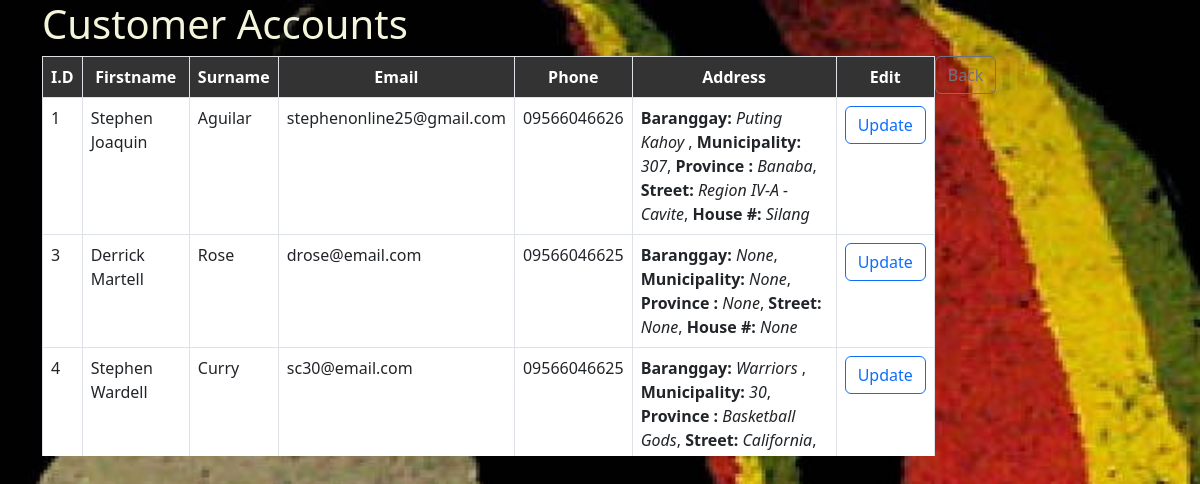
Screenshot of /admin/manageData (signed in) with the database file from the repository.
### tables this page shows
CREATE TABLE users(id INTEGER PRIMARY KEY AUTOINCREMENT,
name TEXT NOT NULL,
surname TEXT NOT NULL,
email TEXT NOT NULL,
phone TEXT NOT NULL,
password TEXT NOT NULL,
photo BLOB, address TEXT);

### routes/admin.py (the view)
@admin_bp.route('/admin/manageData', methods=['POST', 'GET'])
def manageData():
    if 'email' in session:
        users = pnt.UserData()
        return render_template('manage-data.html', accounts=users.accounts)
    return redirect(url_for('admin.adminPage'))

### thisclass/Myclass.py (called while the page is built)
    def set_id(self, id):
        self._id = id

    @property
    def get_id(self):
        return self._id

    @property
    def get_firstname(self):
        return self._firstname

    @property
    def get_surname(self):
        return self._surname

    @property
    def get_email(self):
        return self._email

    @property
    def get_phone(self):
        return self._phone

    def create_object(self, i):
        try:
            id, firstname, surname, email, phone, password, photo, address = i
            user = User(firstname, surname, email, phone, password)
            if len(str(address)) == 0 or address is None:
                user.set_id(id)
                user.set_photo(photo)
                return user
            address_obj = json.loads(address)
            brgy, houseNo, street, municipality, province = address_obj['brgy'], address_obj['houseNo'], address_obj['street'], address_obj['municipality'] ,address_obj['province']
            user.set_address(brgy, houseNo, street, municipality, province)
            user.set_id(id)
            user.set_photo(photo)
            return user
        except:
            print('there were errors in UserData.create_object() method')

    def fetch_from_db(self):
        try:
            connection = sqlite3.connect(self.db)
            cursor = connection.cursor()
            rows = cursor.execute('SELECT * FROM users')
            for i in rows:
                obj = self.create_object(i)
                self.accounts.append(obj)
            connection.close()
        except:
            print('there were errors in UserData.fetch_from_db() method')

    def set_address(self, brgy, street, houseNo, municipality, province):
        self._address = {'brgy': str(brgy),
                        'houseNo': str(street),
                        'street': str(houseNo),
                        'municipality': str(municipality),
                        'province': str(province)
                        }

    def set_photo(self, photo):
        self._photo = photo

    @property
    def get_per_address(self):
        if any(value is None for value in self._address.values()):
            return None, None, None, None, None
        return self._address['brgy'], self._address['houseNo'], self._address['street'], self._address['municipality'], self._address['province']

### templates/manage-data.html
{% extends "layout.html" %}
{% block styles %}
    <link rel="stylesheet" href="{{ url_for('static', filename='css/manage-data.css') }}">
{% endblock %}
{% block body %}
<div class="container">
    <h1 class="page-title">Customer Accounts</h1>
    <div class="table-container">
        <table class="table table-bordered custom-table">
            <thead>
                <tr>
                    <th>I.D</th>
                    <th>Firstname</th>
                    <th>Surname</th>
                    <th>Email</th>
                    <th>Phone</th>
                    <th>Address</th>
                    <th>Edit</th>
                </tr>
            </thead>
            <tbody>
                {% for user in accounts %}
                <tr>
                    <td>{{ user.get_id }}</td>
                    <td>{{ user.get_firstname }}</td>
                    <td>{{ user.get_surname }}</td>
                    <td>{{ user.get_email }}</td>
                    <td>{{ user.get_phone }}</td>
                    {% set brgy, houseNo, street, municipality, province = user.get_per_address %}
                    <td><b>Baranggay:</b> <i>{{ brgy }}</i>,
                        <b>Municipality:</b> <i>{{ municipality }}</i>,
                        <b>Province :</b> <i>{{ province }}</i>,
                        <b>Street:</b> <i>{{ street }}</i>,
                        <b>House #:</b> <i>{{ houseNo }}</i>
                         </td>
                    <td>
                        <a href="{{ url_for('admin.updateUserEmail', user_email=user.get_email) }}">
                            <button class="btn btn-outline-primary">Update</button>
                        </a>
                    </td>
                </tr>
                {% endfor %}
            </tbody>
        </table>
    </div>
    <a href="{{ url_for('admin.dashboard') }}"><button class="btn btn-outline-secondary">Back</button></a>
</div>
{% endblock %}

### static/css/layout.css (style rules this page uses)
body { background-image: url('../img/reggae.jpg'); background-position: center; background-repeat: no-repeat; background-size: cover; height: 100%; }
h1 { color: beige; }

### static/css/manage-data.css (style rules this page uses)
.table-container { max-height: 400px; overflow-y: scroll; width: 80%; float: left; }
.custom-table th { background-color: #333; color: #fff; text-align: center; }

### rows the page displays
users: get_id "1", get_firstname "Stephen Joaquin", get_surname "Aguilar", get_email "stephenonline25@gmail.com", get_phone "09566046626", brgy "Puting Kahoy", municipality "307", province "Banaba", street "Region IV-A - Cavite", houseNo "Silang"
users: get_id "3", get_firstname "Derrick Martell", get_surname "Rose", get_email "drose@email.com", get_phone "09566046625", brgy "None", municipality "None", province "None", street "None", houseNo "None"
users: get_id "4", get_firstname "Stephen Wardell", get_surname "Curry", get_email "sc30@email.com", get_phone "09566046625", brgy "Warriors", municipality "30", province "Basketball Gods", street "California"
